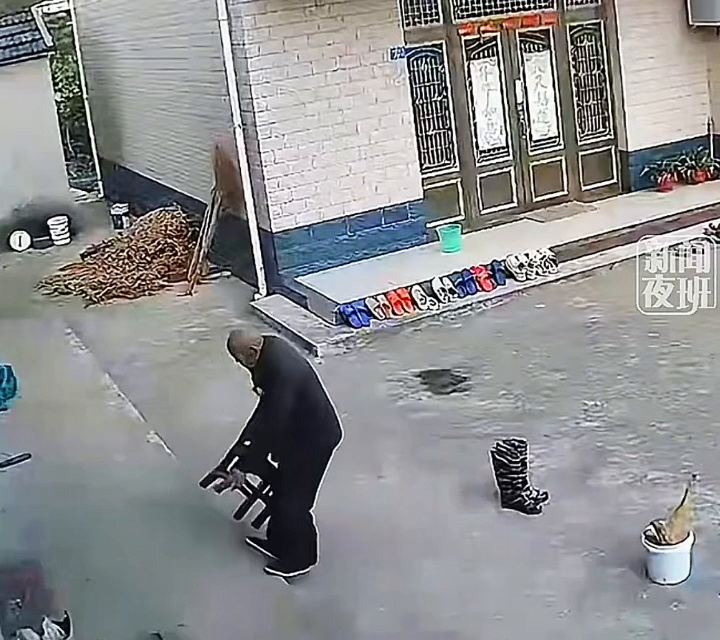
#> input picture data/annotations/pose_ft/images/train/Screenrecording_20260827_121023_t0.9.jpg, 720 x 640 px
$ python -i mock_runtime.py   (imports and definitions only)
#> lines starting #> are read from the running program, lines starting #| are printed output that depends on the picture; after the words box and inside, x2 and y2 are one past the last pixel; in counts of white or black regions, pixels touching at a corner belong together
#> further down, picture is the input picture: shape (640, 720, 3); mean B, G, R 144.3, 143.3, 142.4
from __future__ import annotations

import random
import time

import cv2
import numpy as np


class MockRuntime:
    """无模型时使用的模拟推理：基于画面简单统计 + 时间随机因子，保证系统闭环演示。"""

    def __init__(self) -> None:
        self.rng = random.Random(int(time.time() * 1000) % 100000)

    def infer(self, frame_bgr: np.ndarray) -> dict:
        # 画面统计：亮度、运动纹理强度近似
        gray = cv2.cvtColor(frame_bgr, cv2.COLOR_BGR2GRAY)
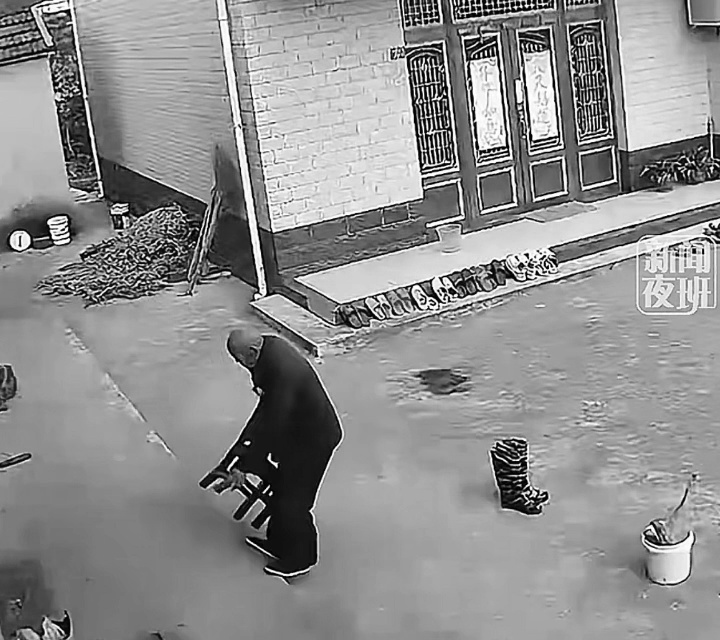
#> gray: shape (640, 720); min 0, max 255, mean 143.1
        brightness = float(gray.mean()) / 255.0
#> brightness = 0.561
        edges = cv2.Canny(gray, 80, 160)
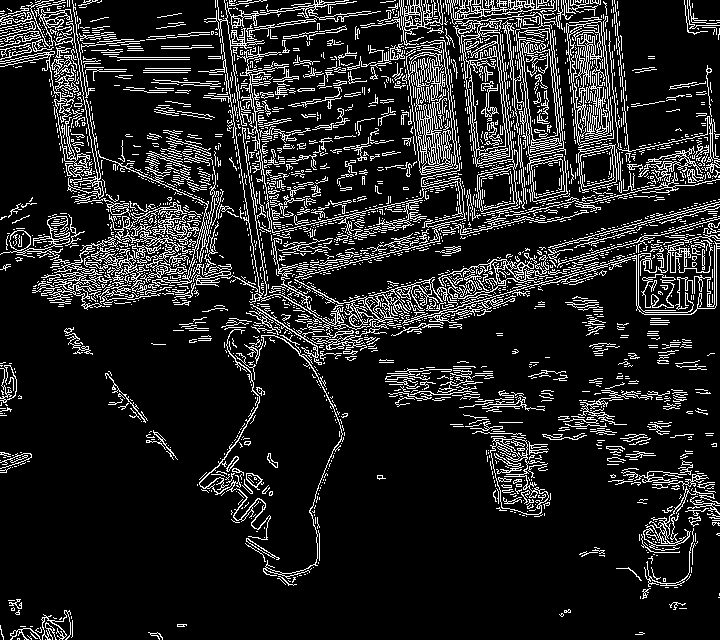
#> edges: shape (640, 720); 13.6% white in thin lines or dots
        texture = float((edges > 0).mean())
#> texture = 0.136

        # 检测偏蓝绿色块（模拟画面中的人体色块），估计目标大小
        hsv = cv2.cvtColor(frame_bgr, cv2.COLOR_BGR2HSV)
#> hsv: shape (640, 720, 3); mean H, S, V 78.8, 28.7, 149.2
        mask = cv2.inRange(hsv, (90, 60, 60), (140, 255, 255))
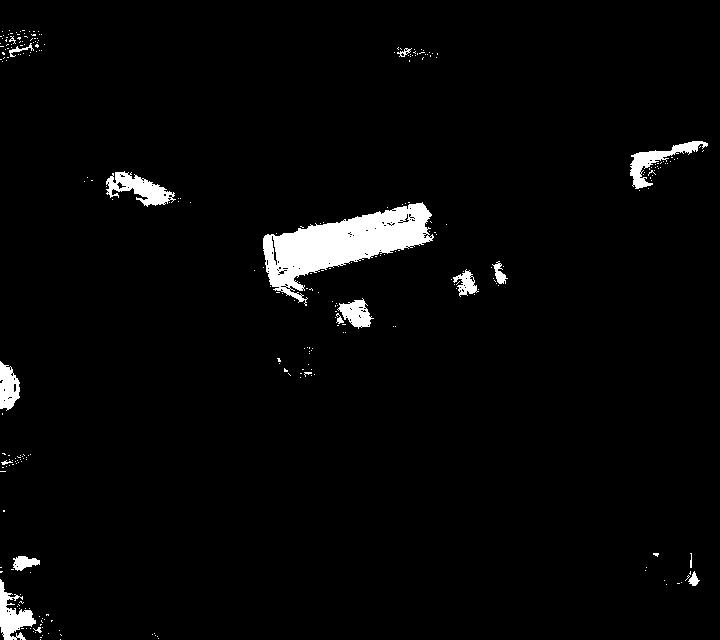
#> mask: shape (640, 720); 2.9% white; 281 white regions (264 under 20 px), largest, box (x1, y1, x2, y2) and area: (263, 202, 434, 306) 7390, (106, 171, 176, 207) 1147, (630, 141, 708, 189) 1007
        ratio = float((mask > 0).mean())
#> ratio = 0.0292
        person_count = 1 if ratio > 0.005 else 0
#> person_count = 1

        fall_roll = self.rng.random()
        fall_detected = person_count and fall_roll < 0.06
#> fall_detected = False
        if fall_detected:
            fall_prob = 0.75 + self.rng.random() * 0.2
            risk_score = 0.85 + self.rng.random() * 0.1
            fall_type = self.rng.choice(["forward_fall", "slip_fall", "fall_from_bed"])
            nearfall_prob = round(0.10 + self.rng.random() * 0.15, 3)
            gait_unsteadiness = round(0.40 + self.rng.random() * 0.25, 3)
        else:
            fall_prob = round(self.rng.random() * 0.2, 3)
            base = 0.25 + 0.25 * (1 - brightness) + 0.3 * texture
#> base = 0.4
            risk_score = round(min(0.9, base + self.rng.random() * 0.25), 3)
#> risk_score = 0.544
            fall_type = ""
            nearfall_prob = round(min(0.8, risk_score * 0.55 + self.rng.random() * 0.15), 3) if risk_score > 0.4 else round(self.rng.random() * 0.12, 3)
#> nearfall_prob = 0.324
            gait_unsteadiness = round(min(1.0, texture * 5 + self.rng.random() * 0.2), 3)
#> gait_unsteadiness = 0.833

        level = "green"
        if fall_detected or risk_score >= 0.85:
            level = "red"
        elif risk_score >= 0.7:
            level = "orange"
        elif risk_score >= 0.45:
            level = "yellow"

        factors = [
            {"key": "body_lean", "label": "躯干倾斜", "value": round(min(1.0, texture * 6 + self.rng.random() * 0.3), 2), "unit": "", "normal_range": "0-0.4"},
            {"key": "support_base", "label": "支撑面不稳", "value": round(min(1.0, texture * 4), 2), "unit": "", "normal_range": "0-0.3"},
            {"key": "posture_height", "label": "姿态高度异常", "value": round(min(1.0, self.rng.random() * 0.4), 2), "unit": "", "normal_range": "0-0.3"},
        ]

        return {
            "person_count": person_count,
            "fall_detected": fall_detected,
            "fall_prob": round(fall_prob, 3),
            "nearfall_prob": nearfall_prob,
            "gait_unsteadiness": gait_unsteadiness,
            "fall_type": fall_type,
            "risk_factors": factors,
            "risk_score": risk_score,
            "level": level,
            "frame_ms": 0,
            "mock": True,
        }

>>> import cv2
>>> picture = cv2.imread('../../../data/annotations/pose_ft/images/train/Screenrecording_20260827_121023_t0.9.jpg')
>>> result = MockRuntime().infer(picture)
#> result = 11 items

$ run again, on data/annotations/pose_ft/images/train/bedroom_adl_008_20260827_t5.3.jpg
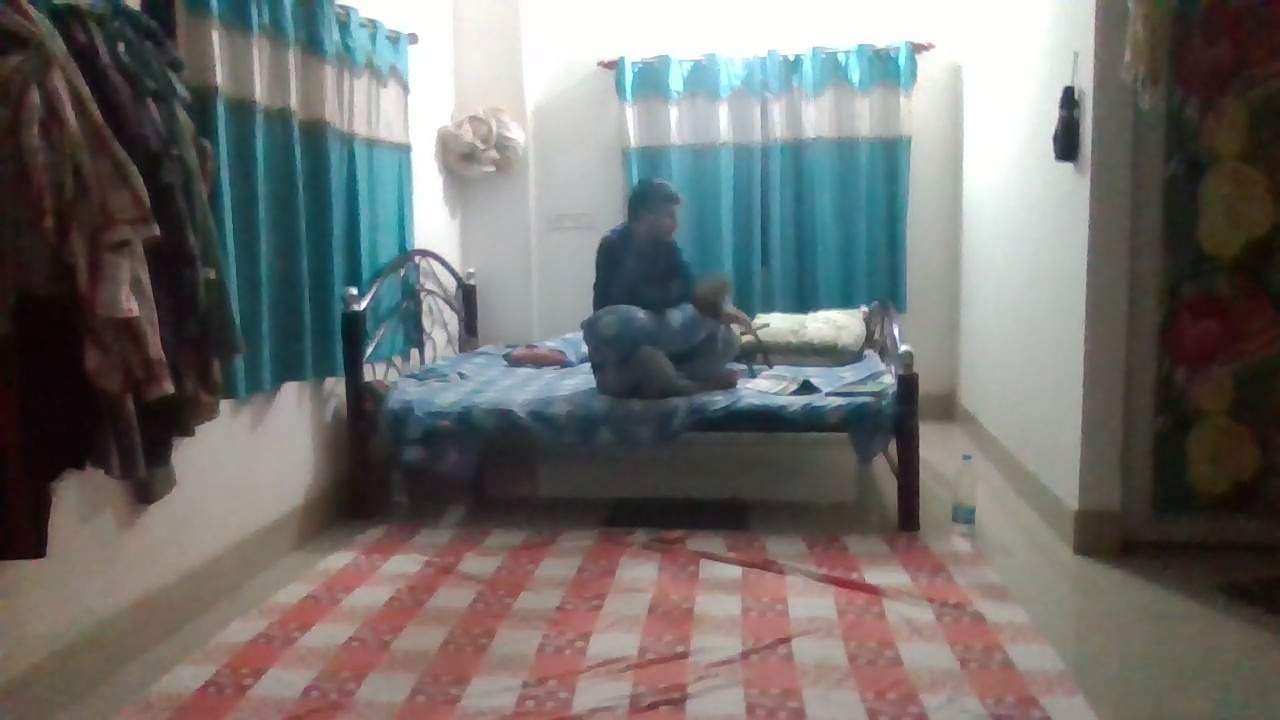
#> input picture data/annotations/pose_ft/images/train/bedroom_adl_008_20260827_t5.3.jpg, 1280 x 720 px
#> picture is the input picture: shape (720, 1280, 3); mean B, G, R 109.9, 111.9, 113.2
#> brightness = 0.44
#> in infer, `edges = cv2.Canny(gray, 80, 160)`:
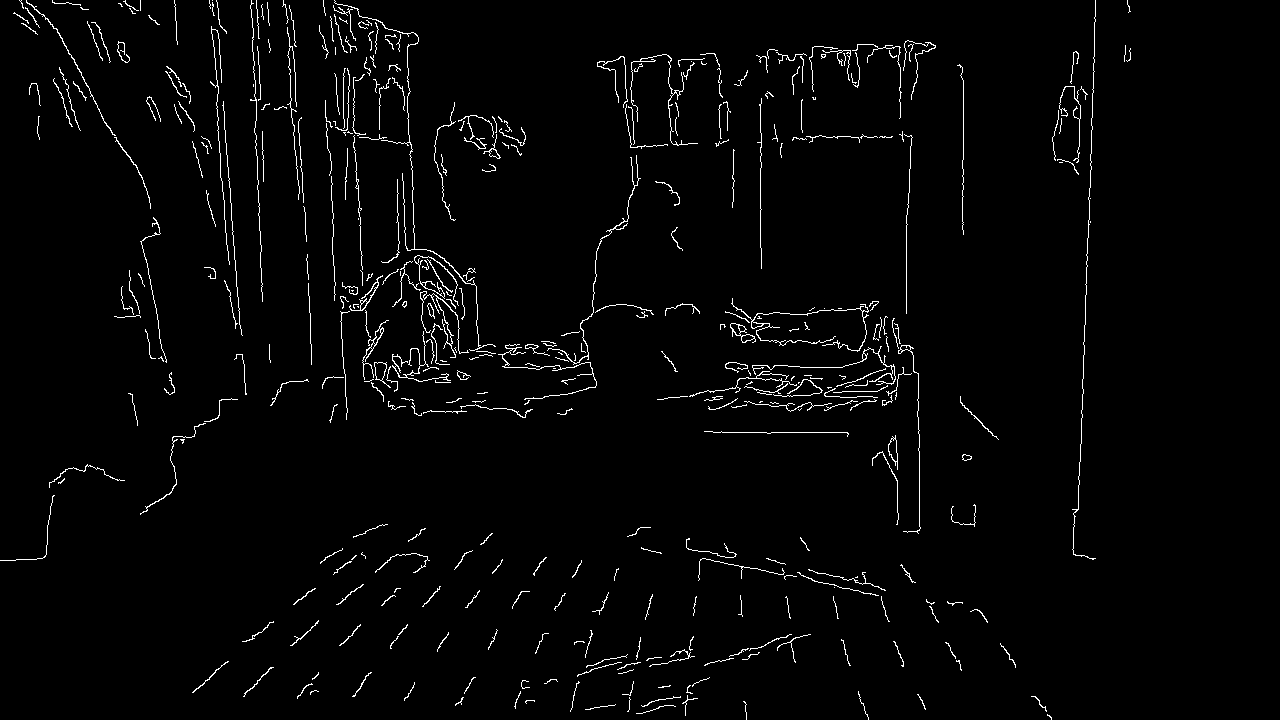
#> edges: shape (720, 1280); 2.2% white in thin lines or dots, all inside (x1, y1, x2, y2) = (0, 0, 1131, 720)
#> texture = 0.0222
#> hsv: shape (720, 1280, 3); mean H, S, V 53.4, 65.3, 123.9
#> in infer, `mask = cv2.inRange(hsv, (90, 60, 60), (140, 255, 255))`:
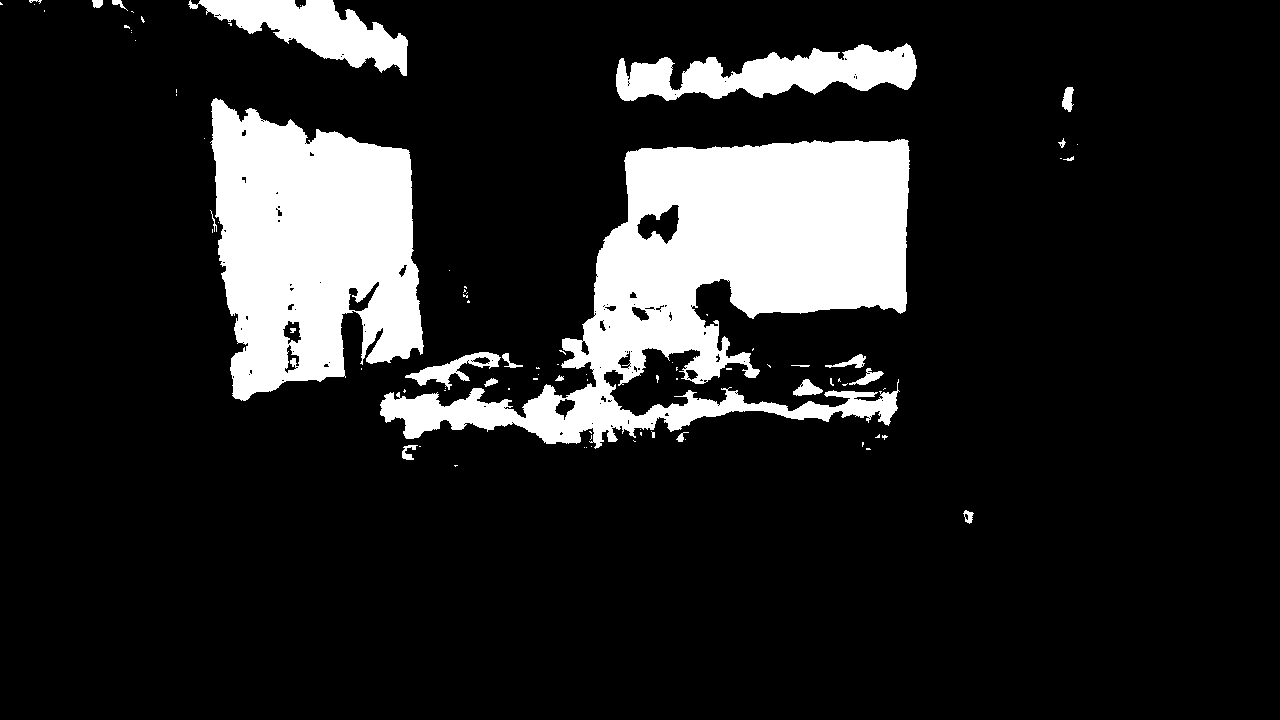
#> mask: shape (720, 1280); 14.5% white; 88 white regions (65 under 20 px), largest, box (x1, y1, x2, y2) and area: (380, 139, 910, 449) 68036, (210, 98, 424, 401) 45251, (616, 43, 917, 101) 9830
#> ratio = 0.145
#> person_count = 1
#> fall_detected = False
#> base = 0.397
#> risk_score = 0.617
#> nearfall_prob = 0.425
#> gait_unsteadiness = 0.136
#> result = 11 items
